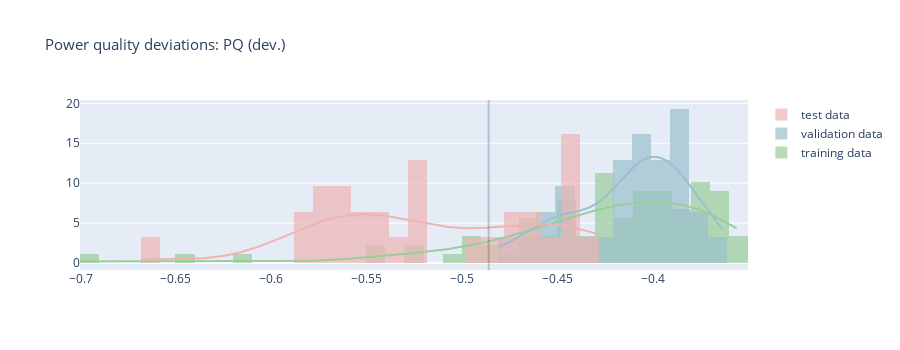

The notebook cell saved with this chart:
### Code cell
# Visualize distributions of anomaly scores for the training, validation, and test data

import plotly.figure_factory as ff
import plotly.graph_objects as go
import plotly.express as px
import numpy as np

hist_data = [training_scores, validation_scores, test_scores]
group_labels = ['training data', 'validation data', 'test data'] # name of the dataset

fig = ff.create_distplot(hist_data, group_labels, curve_type='kde', colors = ['RGB(155,205,155)', 'RGB(154,192,205)', 'RGB(238,180,180)'],
                         show_rug=False, bin_size = 0.01)

fig.update_layout(barmode='overlay', 
    title={'text':'Power quality deviations: PQ (dev.)', 'font':{'size':15}})

fig.update_layout(shapes=[
    dict(
      type= 'line',
      yref= 'paper', y0=0, y1=1,
      xref= 'x', x0= threshold_opt, x1= threshold_opt,
      fillcolor = 'gray', opacity = 0.25
    )
])


fig.update_layout(height=350, width=900)

fig.show()

### Figure 1 — Plotly figure (JSON) as saved in the notebook; plotly's stock layout.template omitted (floating-point values rounded to 4 significant figures; data arrays with more than 128 entries replaced by an {"elided": "..."} marker saying what was removed)
{"data": [{"histnorm": "probability density", "legendgroup": "training data", "marker": {"color": "RGB(155,205,155)"}, "name": "training data", "opacity": 0.7, "type": "histogram", "x": [-0.4074, -0.4435, -0.4359, -0.423, -0.4114, -0.4059, -0.446, -0.4302, -0.3974, -0.3946, -0.4044, -0.4276, -0.4221, -0.5302, -0.6464, -0.5446, -0.3949, -0.6105, -0.5229, -0.4945, -0.7003, -0.4433, -0.4203, -0.3723, -0.4459, -0.3724, -0.4995, -0.5089, -0.4652, -0.4475, -0.4839, -0.4527, -0.4004, -0.3875, -0.4372, -0.4259, -0.41, -0.4564, -0.3572, -0.3698, -0.3555, -0.3803, -0.475, -0.3866, -0.367, -0.5476, -0.3685, -0.3595, -0.3998, -0.4396, -0.4217, -0.4511, -0.3813, -0.4234, -0.382, -0.4172, -0.4074, -0.3606, -0.3743, -0.3812, -0.3778, -0.3603, -0.4261, -0.4052, -0.3928, -0.4101, -0.3757, -0.4286, -0.3646, -0.4698, -0.4482, -0.3696, -0.3729, -0.3757, -0.4105, -0.4668, -0.3765, -0.3956, -0.3672, -0.3944, -0.3948, -0.4137, -0.3866, -0.4144, -0.4879, -0.4656, -0.4964, -0.4671, -0.4487], "xaxis": "x", "xbins": {"end": -0.3555, "size": 0.01, "start": -0.7003}, "yaxis": "y"}, {"histnorm": "probability density", "legendgroup": "validation data", "marker": {"color": "RGB(154,192,205)"}, "name": "validation data", "opacity": 0.7, "type": "histogram", "x": [-0.4413, -0.4812, -0.4638, -0.407, -0.4096, -0.4609, -0.4202, -0.3897, -0.3946, -0.4085, -0.4043, -0.3634, -0.3905, -0.3996, -0.4272, -0.4143, -0.3966, -0.3828, -0.3879, -0.3719, -0.4054, -0.4113, -0.391, -0.441, -0.4461, -0.452, -0.4157, -0.393, -0.4463, -0.3724, -0.3823], "xaxis": "x", "xbins": {"end": -0.3634, "size": 0.01, "start": -0.4812}, "yaxis": "y"}, {"histnorm": "probability density", "legendgroup": "test data", "marker": {"color": "RGB(238,180,180)"}, "name": "test data", "opacity": 0.7, "type": "histogram", "x": [-0.4289, -0.5253, -0.5636, -0.6684, -0.452, -0.4401, -0.5285, -0.5281, -0.5466, -0.5773, -0.5625, -0.4405, -0.4448, -0.5605, -0.5689, -0.52, -0.5814, -0.58, -0.4782, -0.4791, -0.5686, -0.5531, -0.5541, -0.4657, -0.464, -0.47, -0.4398, -0.4929, -0.5231, -0.4415, -0.5483], "xaxis": "x", "xbins": {"end": -0.4289, "size": 0.01, "start": -0.6684}, "yaxis": "y"}, {"legendgroup": "training data", "marker": {"color": "RGB(155,205,155)"}, "mode": "lines", "name": "training data", "showlegend": false, "type": "scatter", "x": {"elided": "500 float values"}, "xaxis": "x", "y": {"elided": "500 float values"}, "yaxis": "y"}, {"legendgroup": "validation data", "marker": {"color": "RGB(154,192,205)"}, "mode": "lines", "name": "validation data", "showlegend": false, "type": "scatter", "x": {"elided": "500 float values"}, "xaxis": "x", "y": {"elided": "500 float values"}, "yaxis": "y"}, {"legendgroup": "test data", "marker": {"color": "RGB(238,180,180)"}, "mode": "lines", "name": "test data", "showlegend": false, "type": "scatter", "x": {"elided": "500 float values"}, "xaxis": "x", "y": {"elided": "500 float values"}, "yaxis": "y"}], "layout": {"barmode": "overlay", "height": 350, "hovermode": "closest", "legend": {"traceorder": "reversed"}, "shapes": [{"fillcolor": "gray", "opacity": 0.25, "type": "line", "x0": -0.4862, "x1": -0.4862, "xref": "x", "y0": 0, "y1": 1, "yref": "paper"}], "title": {"font": {"size": 15}, "text": "Power quality deviations: PQ (dev.)"}, "width": 900, "xaxis": {"anchor": "y2", "autorange": true, "domain": [0, 1], "range": [-0.7003, -0.3503], "type": "linear", "zeroline": false}, "yaxis": {"anchor": "free", "autorange": true, "domain": [0, 1], "position": 0, "range": [-0.8687, 20.42], "type": "linear"}}}
